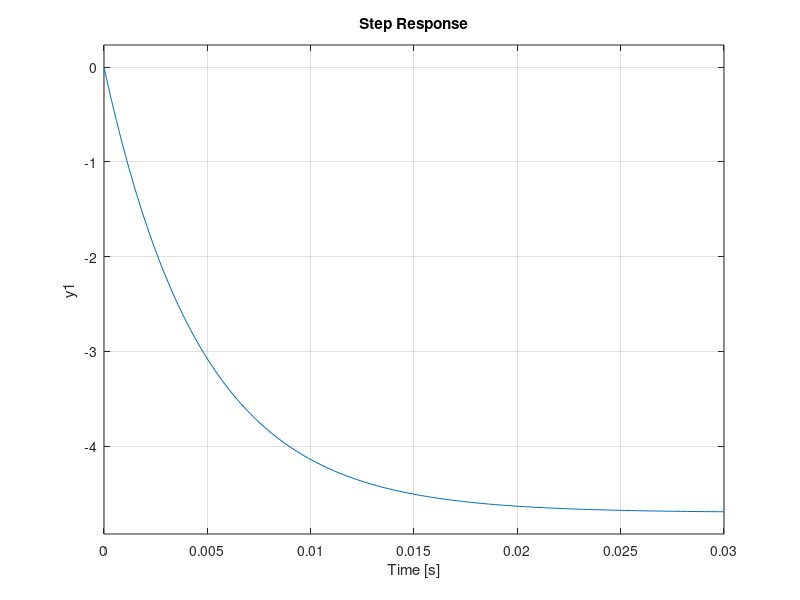
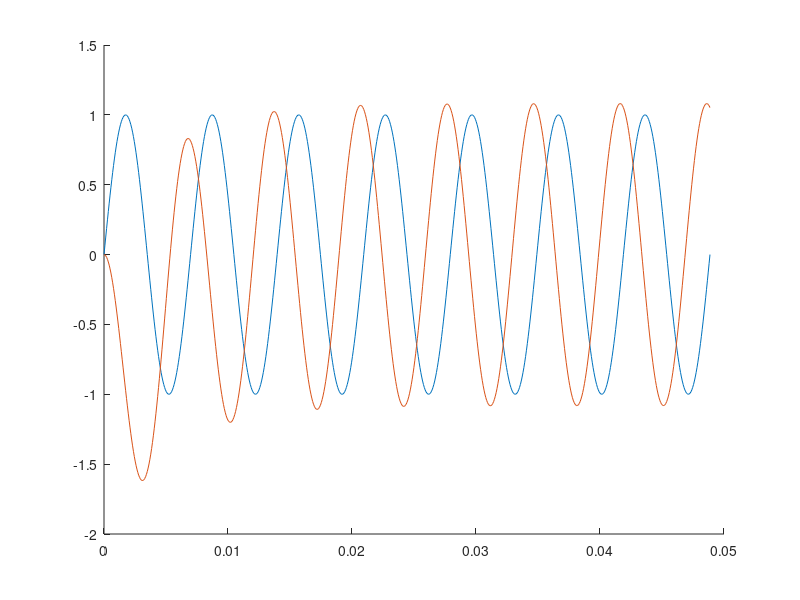
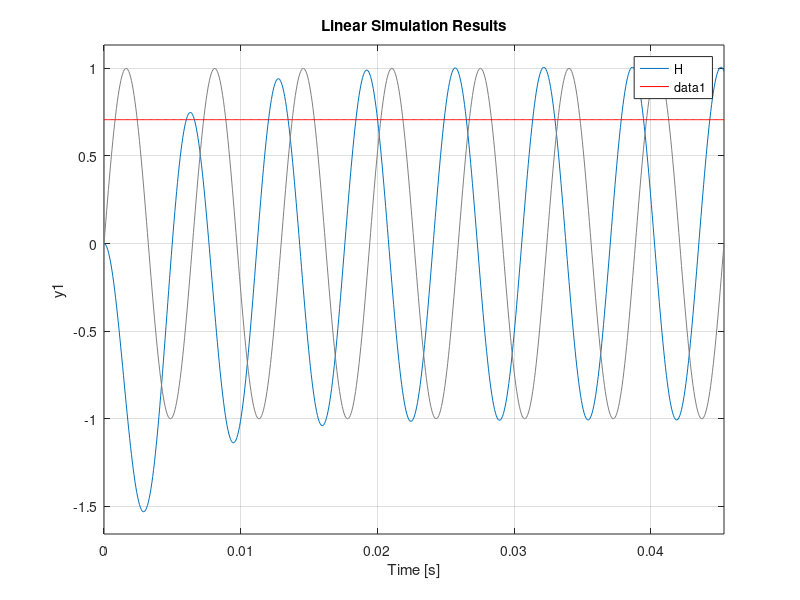

These figures' MATLAB source, in order:
%% Laboratory 1

% Simulate the step response of the circuit with R1=1kohm, R2=4.7kohm,
% C1=1microF
R1 = 1e3; R2 = 4.7e3; C1 = 1e-6;
H = tf(-R2/R1,[R2*C1 1]);
step(H)

% Simulate u(t)=sin(900*t)
w = 900; Tu = 2*pi/w; T=4*R2*C1;
t = 0:Tu/100:7*Tu;
u = sin(w*t);
y = lsim(H,u,t);
figure
hold on
plot(t,u)
plot(t,y)
hold off
tu = 0.0384;ty = 0.0364;
phi_sec = tu-ty;

% Tu----2pi
% phi_sec----phi_rad
phi_rad = phi_sec*w;
figure
y_ss = 1.08*sin(w*t+phi_rad);
plot(t,y_ss,'*r')

w = 970; Tu = 2*pi/w; T=4*R2*C1;
t = 0:Tu/100:7*Tu;
u = sin(w*t);
lsim(H,u,t);hold;plot(t,0.707*ones(1,length(t)),'r');hold